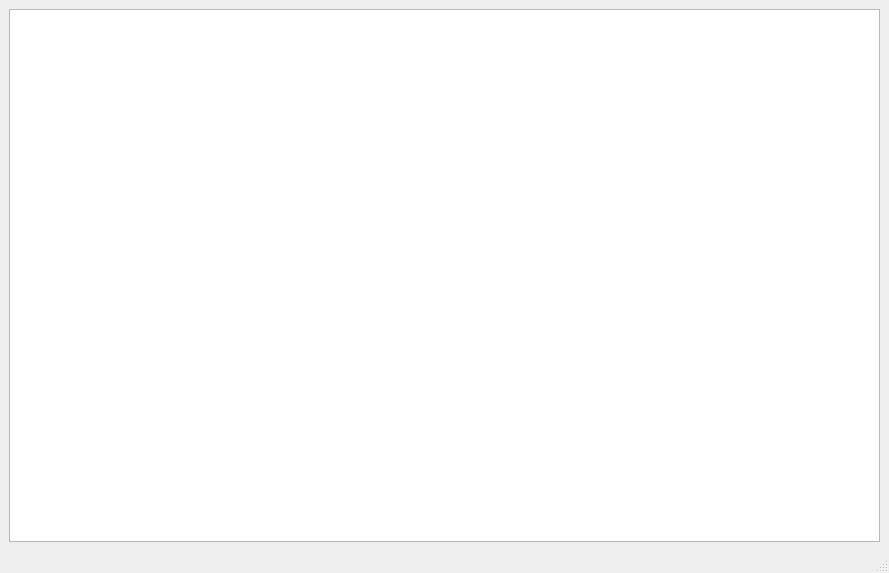
<?xml version="1.0" encoding="UTF-8"?>
<ui version="4.0">
 <class>loggerwindow</class>
 <widget class="QMainWindow" name="loggerwindow">
  <property name="geometry">
   <rect>
    <x>0</x>
    <y>0</y>
    <width>889</width>
    <height>573</height>
   </rect>
  </property>
  <property name="windowTitle">
   <string>logger</string>
  </property>
  <widget class="QWidget" name="centralwidget">
   <layout class="QVBoxLayout" name="verticalLayout">
    <item>
     <widget class="table_log" name="tableWidget"/>
    </item>
   </layout>
  </widget>
  <widget class="QMenuBar" name="menubar">
   <property name="geometry">
    <rect>
     <x>0</x>
     <y>0</y>
     <width>889</width>
     <height>23</height>
    </rect>
   </property>
  </widget>
  <widget class="QStatusBar" name="statusbar"/>
 </widget>
 <customwidgets>
  <customwidget>
   <class>table_log</class>
   <extends>QTableWidget</extends>
   <header>table_log.hpp</header>
  </customwidget>
 </customwidgets>
 <resources/>
 <connections/>
</ui>
